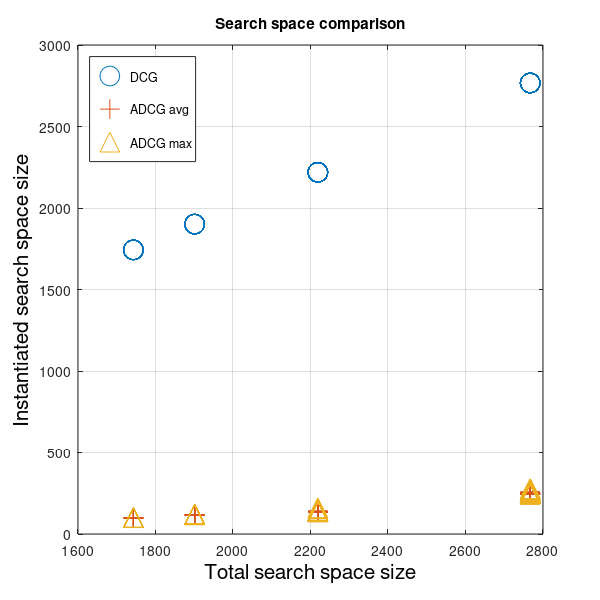
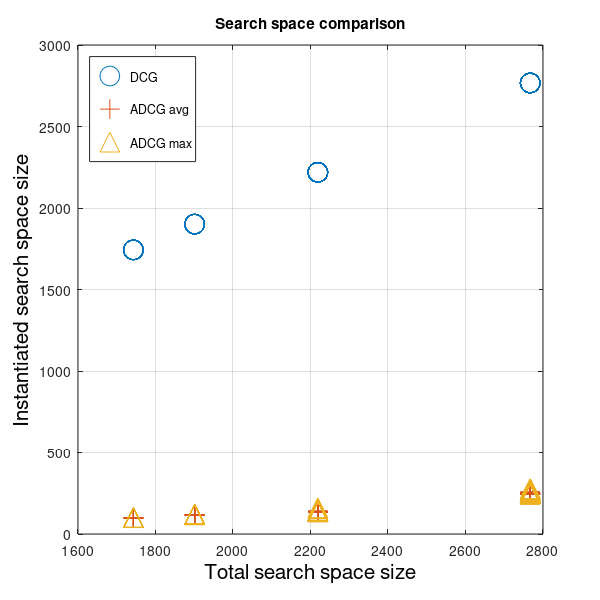
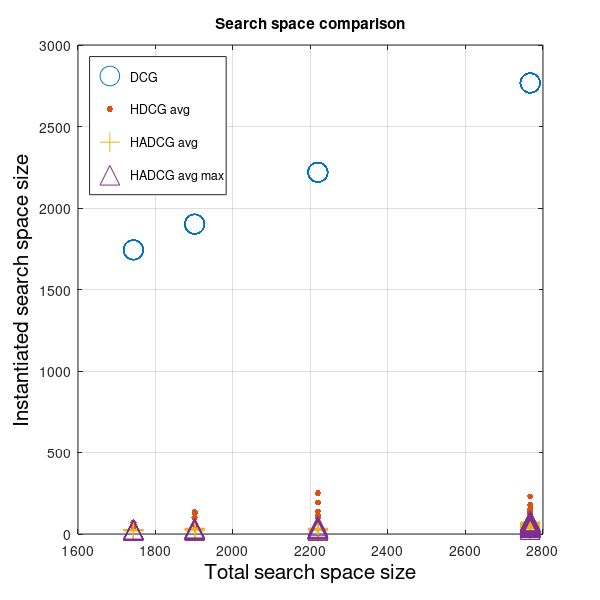
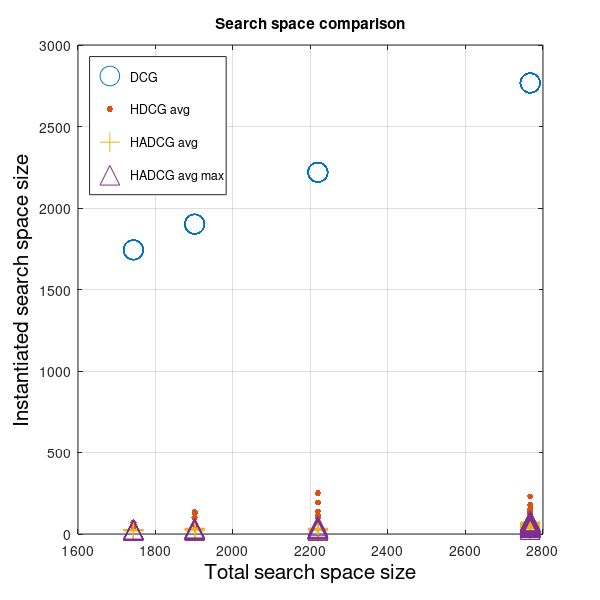

Write MATLAB code to recreate these figures, in order.
% program to plot the search space statistics from the h2sl::search_space_corpus_analysis program

clear all;

dcg_ss_concrete_size = [241; 241; 241; 241; 241; 241; 241; 241; 241; 241; 241; 241; 115; 115; 133; 133; 97; 115; 115; 133; 133; 133; 241; 241; 241; 241; 241; 241; 241; 241; 241; 241; 241; 241; 241; 241; 241; 241; 241; 241; 241; 241; 241; 241; 241; 241; 241; 241; 241; 241; 241; 97; 97; 97; 97; 97; 97; 115; 115; 115; 115; 115; 115; 133; 133; 133; 133; 133; 133; 133; 133; 97; 97; 97; 97; 97; 115; 115; 115; 115; 115; 133; 133; 133; 133; 133; 241; 241; 241; 241; 241; 241; 241; 241; 241; 241; 241; 241; 133; 133; 133; 133; 133; 133; 133; 133; 133; 133; 133; 133; 133; 133; 133];
dcg_ss_abstract_avg_size = [2526; 2526; 2526; 2526; 2526; 2526; 2526; 2526; 2526; 2526; 2526; 2526; 1786; 1786; 2086; 2086; 1646; 1786; 1786; 2086; 2086; 2086; 2526; 2526; 2526; 2526; 2526; 2526; 2526; 2526; 2526; 2526; 2526; 2526; 2526; 2526; 2526; 2526; 2526; 2526; 2526; 2526; 2526; 2526; 2526; 2526; 2526; 2526; 2526; 2526; 2526; 1646; 1646; 1646; 1646; 1646; 1646; 1786; 1786; 1786; 1786; 1786; 1786; 2086; 2086; 2086; 2086; 2086; 2086; 2086; 2086; 1646; 1646; 1646; 1646; 1646; 1786; 1786; 1786; 1786; 1786; 2086; 2086; 2086; 2086; 2086; 2526; 2526; 2526; 2526; 2526; 2526; 2526; 2526; 2526; 2526; 2526; 2526; 2086; 2086; 2086; 2086; 2086; 2086; 2086; 2086; 2086; 2086; 2086; 2086; 2086; 2086; 2086];
dcg_ss_abstract_max_size = [2526; 2526; 2526; 2526; 2526; 2526; 2526; 2526; 2526; 2526; 2526; 2526; 1786; 1786; 2086; 2086; 1646; 1786; 1786; 2086; 2086; 2086; 2526; 2526; 2526; 2526; 2526; 2526; 2526; 2526; 2526; 2526; 2526; 2526; 2526; 2526; 2526; 2526; 2526; 2526; 2526; 2526; 2526; 2526; 2526; 2526; 2526; 2526; 2526; 2526; 2526; 1646; 1646; 1646; 1646; 1646; 1646; 1786; 1786; 1786; 1786; 1786; 1786; 2086; 2086; 2086; 2086; 2086; 2086; 2086; 2086; 1646; 1646; 1646; 1646; 1646; 1786; 1786; 1786; 1786; 1786; 2086; 2086; 2086; 2086; 2086; 2526; 2526; 2526; 2526; 2526; 2526; 2526; 2526; 2526; 2526; 2526; 2526; 2086; 2086; 2086; 2086; 2086; 2086; 2086; 2086; 2086; 2086; 2086; 2086; 2086; 2086; 2086];
baseline = dcg_ss_concrete_size + dcg_ss_abstract_avg_size;


adcg_ss_concrete_size = [241; 241; 241; 241; 241; 241; 241; 241; 241; 241; 241; 241; 115; 115; 133; 133; 97; 115; 115; 133; 133; 133; 241; 241; 241; 241; 241; 241; 241; 241; 241; 241; 241; 241; 241; 241; 241; 241; 241; 241; 241; 241; 241; 241; 241; 241; 241; 241; 241; 241; 241; 97; 97; 97; 97; 97; 97; 115; 115; 115; 115; 115; 115; 133; 133; 133; 133; 133; 133; 133; 133; 97; 97; 97; 97; 97; 115; 115; 115; 115; 115; 133; 133; 133; 133; 133; 241; 241; 241; 241; 241; 241; 241; 241; 241; 241; 241; 241; 133; 133; 133; 133; 133; 133; 133; 133; 133; 133; 133; 133; 133; 133; 133];
adcg_ss_abstract_avg_size = [1.59; 2.455; 10.29; 1.281; 8.552; 1.431; 4.795; 1.51; 2.102; 2.455; 4.746; 1.992; 1.806; 1.551; 1.655; 1.793; 1.442; 1.845; 1.953; 1.703; 3.093; 2.25; 5.832; 1.353; 5.61; 1.299; 5.591; 4.931; 9.977; 6.512; 1.542; 5.598; 12.3; 5.538; 17.2; 12.44; 10.33; 8.086; 4.534; 7.254; 10.04; 2.383; 17.2; 2.455; 10.33; 4.486; 5.004; 4.106; 1.474; 6.773; 4.844; 1.611; 1.542; 1.523; 1.399; 2.007; 1.504; 1.734; 1.661; 1.707; 2.453; 2.052; 1.895; 1.972; 1.886; 1.996; 1.939; 1.227; 2.001; 1.968; 1.963; 1.451; 1.471; 1.455; 1.494; 1.551; 1.946; 1.484; 1.919; 1.703; 1.958; 3.127; 2.906; 2.831; 2.776; 2.86; 6.004; 2.271; 8.416; 3.499; 1.552; 4.599; 6.436; 8.359; 7.598; 2.633; 3.547; 11.09; 2.597; 2.514; 2.521; 2.562; 2.493; 2.497; 6.903; 3.715; 6.798; 6.875; 2.281; 2.657; 2.378; 6.875; 2.497];
adcg_ss_abstract_max_size = [6.111; 8.714; 21.29; 5; 32; 5.6; 12.43; 3.909; 7.75; 8.714; 12.43; 5.5; 3.143; 3.867; 4.467; 5.133; 3.5; 5.733; 5.667; 3.25; 10.08; 3; 14; 3.5; 14; 5.5; 13.44; 7.714; 32; 18; 6.1; 14; 36.25; 20.22; 35.75; 27.2; 21.29; 22.5; 12.43; 24.14; 32; 6.75; 35.75; 8.714; 21.29; 6.5; 8; 11.17; 5.7; 13.86; 12.43; 3; 3.154; 3.154; 3; 4.556; 3.154; 3.143; 3.2; 5; 6; 5.538; 5.4; 4.533; 4.692; 4.846; 4.846; 2.7; 4.846; 4.733; 4.846; 3.4; 3; 3.308; 3.462; 3.8; 5.467; 2.714; 5.462; 5.133; 5.615; 10.23; 9.333; 9.2; 9.533; 9.667; 9.769; 5.667; 15; 6.571; 4; 18.47; 8.6; 11.29; 26.33; 6.167; 7.5; 31; 6; 6; 6.111; 5.889; 6; 6.222; 25; 12.67; 24.89; 24.78; 5.556; 9.333; 6; 24.89; 6.222];
adcg_adaptive_avg = adcg_ss_concrete_size + adcg_ss_abstract_avg_size;
adcg_adaptive_max = adcg_ss_concrete_size + adcg_ss_abstract_max_size;


hdcg_ss_concrete_size = [52; 37; 53; 52; 37; 37; 37; 53; 37; 37; 37; 37; 25; 28; 31; 31; 23; 28; 28; 19; 30; 18; 37; 37; 37; 52; 53; 37; 37; 37; 37; 37; 37; 53; 37; 37; 53; 36; 37; 53; 53; 36; 37; 37; 53; 53; 37; 53; 36; 53; 37; 25; 24; 24; 25; 17; 24; 25; 28; 28; 17; 34; 28; 31; 30; 30; 30; 29; 30; 31; 30; 25; 22; 24; 24; 25; 28; 25; 27; 28; 27; 30; 31; 31; 31; 31; 55; 24; 56; 55; 35; 70; 54; 54; 37; 68; 52; 55; 31; 31; 31; 31; 31; 31; 31; 31; 31; 31; 31; 30; 31; 31; 31];
hdcg_ss_abstract_avg_size = [35; 106; 80; 35; 23; 46; 23; 70; 106; 106; 23; 106; 37; 100; 220; 220; 28; 100; 100; 80; 164; 53; 23; 46; 23; 35; 35; 23; 23; 23; 46; 23; 23; 35; 53; 53; 80; 23; 23; 35; 35; 23; 53; 106; 80; 35; 23; 35; 23; 35; 23; 44; 32; 32; 44; 30; 32; 37; 100; 100; 35; 100; 100; 220; 164; 164; 164; 110; 164; 220; 164; 44; 16; 32; 32; 44; 100; 37; 74; 100; 74; 164; 220; 220; 220; 220; 86; 50; 98; 86; 22; 69; 51; 51; 32; 110; 82; 176; 162; 162; 162; 162; 162; 162; 162; 85; 162; 162; 162; 82; 162; 162; 162];
hdcg_ss_abstract_max_size = [35; 106; 80; 35; 23; 46; 23; 70; 106; 106; 23; 106; 37; 100; 220; 220; 28; 100; 100; 80; 164; 53; 23; 46; 23; 35; 35; 23; 23; 23; 46; 23; 23; 35; 53; 53; 80; 23; 23; 35; 35; 23; 53; 106; 80; 35; 23; 35; 23; 35; 23; 44; 32; 32; 44; 30; 32; 37; 100; 100; 35; 100; 100; 220; 164; 164; 164; 110; 164; 220; 164; 44; 16; 32; 32; 44; 100; 37; 74; 100; 74; 164; 220; 220; 220; 220; 86; 50; 98; 86; 22; 69; 51; 51; 32; 110; 82; 176; 162; 162; 162; 162; 162; 162; 162; 85; 162; 162; 162; 82; 162; 162; 162];
hdcg_adaptive_avg = hdcg_ss_concrete_size + hdcg_ss_abstract_avg_size;


hadcg_ss_concrete_size = [52; 37; 53; 52; 37; 37; 37; 53; 37; 37; 37; 37; 25; 28; 31; 31; 23; 28; 28; 19; 30; 18; 37; 37; 37; 52; 53; 37; 37; 37; 37; 37; 37; 53; 37; 37; 53; 36; 37; 53; 53; 36; 37; 37; 53; 53; 37; 53; 36; 53; 37; 25; 24; 24; 25; 17; 24; 25; 28; 28; 17; 34; 28; 31; 30; 30; 30; 29; 30; 31; 30; 25; 22; 24; 24; 25; 28; 25; 27; 28; 27; 30; 31; 31; 31; 31; 55; 24; 56; 55; 35; 70; 54; 54; 37; 68; 52; 55; 31; 31; 31; 31; 31; 31; 31; 31; 31; 31; 31; 30; 31; 31; 31];
hadcg_ss_abstract_avg_size = [1.194; 1.696; 10.78; 1.034; 7.75; 1.053; 3.893; 1.42; 1.688; 1.643; 3.871; 1.273; 1.625; 1.252; 1.377; 1.335; 1.07; 1.161; 1.181; 1.961; 1.278; 3; 3.83; 1.159; 3.973; 1.018; 4.187; 4.308; 8.375; 5.924; 1.081; 4.563; 10.27; 5.207; 15.83; 14.44; 11.18; 5.788; 4.5; 6.513; 5.964; 1.562; 15.83; 1.696; 10.81; 6.43; 4.308; 4.223; 1.056; 7.277; 3.884; 1.438; 1.221; 1.298; 1.308; 1.632; 1.355; 1.638; 1.392; 1.299; 1.742; 1.555; 1.348; 1.423; 1.325; 1.228; 1.363; 1.178; 1.347; 1.44; 1.387; 1.288; 1.643; 1.212; 1.264; 1.177; 1.304; 1.58; 1.142; 1.277; 1.272; 1.142; 1.294; 1.294; 1.181; 1.181; 5.425; 1.609; 7.409; 3.499; 1.323; 4.185; 6.525; 8.013; 5.708; 2.326; 3.156; 9.162; 1.625; 1.59; 1.806; 1.75; 1.722; 1.576; 1.486; 4.789; 1.458; 1.424; 1.389; 1.427; 1.514; 1.597; 1.597];
hadcg_ss_abstract_max_size = [2.111; 2.714; 20.14; 2.25; 10.25; 2.1; 10.86; 2.909; 2.875; 2.714; 10.86; 2.375; 2.714; 2.2; 2.667; 2.467; 1.938; 2.067; 2.067; 4.5; 1.846; 3; 8; 2.2; 13.43; 2; 9.667; 7.714; 10.25; 12.2; 2.1; 15; 18.5; 14.56; 33.5; 37.6; 24.86; 14.75; 13.43; 16.43; 22.86; 3; 33.5; 2.714; 20.14; 13.7; 7.714; 9.75; 2.2; 15.86; 10.86; 2.6; 2.077; 2.077; 2.467; 3; 2.154; 2.571; 2.333; 2.267; 3.75; 2.231; 2.2; 2.667; 2.077; 2.077; 2.231; 2.5; 2.231; 2.467; 2.231; 2.333; 2.857; 1.846; 1.923; 2.067; 2.333; 2.857; 1.846; 2.333; 1.923; 1.846; 2.333; 2.333; 2.067; 2.067; 8.308; 2.583; 11.69; 8.071; 2.5; 9.133; 9.5; 11.14; 18.67; 5.167; 6; 22.5; 2.778; 2.667; 3.111; 2.667; 2.667; 2.333; 2.111; 18.33; 2.111; 1.889; 2.111; 3; 1.889; 2.111; 2.111];
hadcg_adaptive_avg = hadcg_ss_concrete_size + hadcg_ss_abstract_avg_size;
hadcg_adaptive_max = hadcg_ss_concrete_size + hadcg_ss_abstract_max_size;


figure(1);
hold on;
box on;
grid on;
scatter(baseline,baseline,200);
scatter(baseline,adcg_adaptive_avg,200,'+');
scatter(baseline,adcg_adaptive_max,200,'^');
legend('DCG','ADCG avg', 'ADCG max','Location','NorthWest');
title('Search space comparison');
xlhand = get(gca,'xlabel');
set(xlhand,'string','Total search space size','fontsize',15);
ylhand = get(gca,'ylabel');
set(ylhand,'string','Instantiated search space size','fontsize',15);
set(gcf, 'PaperPosition', [0 0 6 6]);
set(gcf, 'PaperSize', [6 6]);


saveas(gcf, 'search_space_comparison', 'epsc');

saveas(gcf, 'search_space_comparison', 'pdf');

figure(2);
hold on;
box on;
grid on;
scatter(baseline,baseline,200);
scatter(baseline,hdcg_adaptive_avg,200,'.');
scatter(baseline,hadcg_adaptive_avg,200,'+');
scatter(baseline,hadcg_adaptive_max,200,'^');
legend('DCG','HDCG avg', 'HADCG avg', 'HADCG avg max', 'Location','NorthWest');
title('Search space comparison');
xlhand = get(gca,'xlabel');
set(xlhand,'string','Total search space size','fontsize',15);
ylhand = get(gca,'ylabel');
set(ylhand,'string','Instantiated search space size','fontsize',15);
set(gcf, 'PaperPosition', [0 0 6 6]);
set(gcf, 'PaperSize', [6 6]);


saveas(gcf, 'search_space_comparison', 'epsc');

saveas(gcf, 'search_space_comparison', 'pdf');

figure(3);
hold on;
box on;
grid on;
scatter(baseline,baseline,200);
scatter(baseline,hdcg_adaptive_avg,200,'.');
scatter(baseline,adcg_adaptive_avg,200,'*');
scatter(baseline,hadcg_adaptive_avg,200,'^');
legend('DCG','HDCG avg.', 'ADCG avg.',  'HADCG avg.', 'Location','NorthWest');
title('Search space comparison');
xlhand = get(gca,'xlabel');
set(xlhand,'string','Total search space size','fontsize',15);
ylhand = get(gca,'ylabel');
set(ylhand,'string','Instantiated search space size','fontsize',15);
set(gcf, 'PaperPosition', [0 0 6 6]);
set(gcf, 'PaperSize', [6 6]);
set(gca, 'yscale', 'log');


saveas(gcf, 'search_space_comparison_all', 'epsc');

saveas(gcf, 'search_space_comparison_all', 'pdf');

figure(4);
hold on;
box on;
grid on;
scatter(baseline,baseline,200);
scatter(baseline,hdcg_adaptive_avg,200,'.');
legend('DCG','HDCG avg','Location','NorthWest');
title('Search space comparison');
xlhand = get(gca,'xlabel');
set(xlhand,'string','Total search space size','fontsize',15);
ylhand = get(gca,'ylabel');
set(ylhand,'string','Instantiated search space size','fontsize',15);
set(gcf, 'PaperPosition', [0 0 6 6]);
set(gcf, 'PaperSize', [6 6]);
set(gca, 'yscale', 'log');


saveas(gcf, 'search_space_comparison_dcg_hdcg', 'epsc');

saveas(gcf, 'search_space_comparison_dcg_hdcg', 'pdf');

figure(5);
hold on;
box on;
grid on;
scatter(baseline,adcg_adaptive_avg,200,'+');
scatter(baseline,adcg_adaptive_max,200,'^');
scatter(baseline,hadcg_adaptive_avg,200,'*');
scatter(baseline,hadcg_adaptive_max,200,'.');
legend('ADCG avg', 'ADCG max', 'HADCG avg', 'HADCG max', 'Location','NorthWest');
title('Search space comparison');
xlhand = get(gca,'xlabel');
set(xlhand,'string','Total search space size','fontsize',15);
ylhand = get(gca,'ylabel');
set(ylhand,'string','Instantiated search space size','fontsize',15);
set(gcf, 'PaperPosition', [0 0 6 6]);
set(gcf, 'PaperSize', [6 6]);
set(gca, 'yscale', 'log');


saveas(gcf, 'search_space_comparison_adcg_hadcg', 'epsc');

saveas(gcf, 'search_space_comparison_adcg_hadcg', 'pdf');

